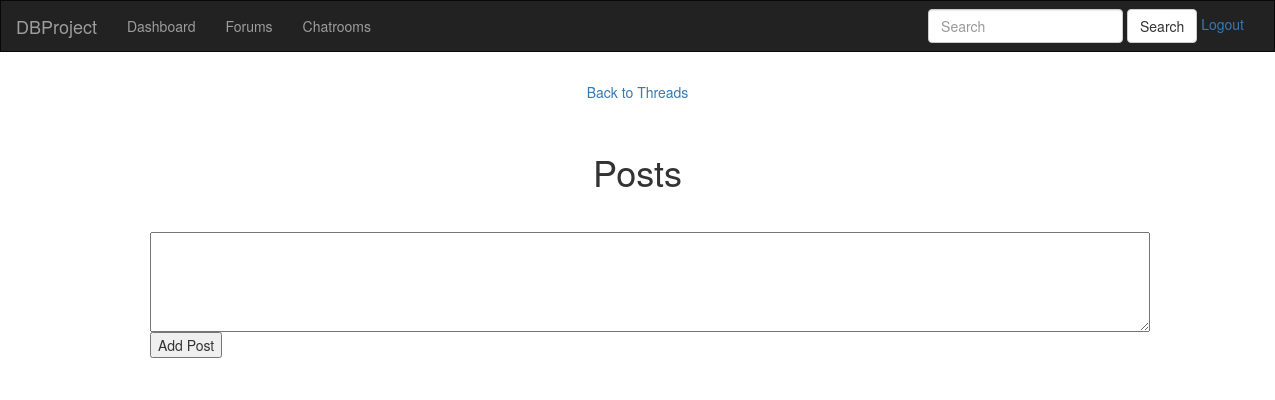
Page /userPosts.php?id=4&forum=2 (signed in) on the earlier database version.
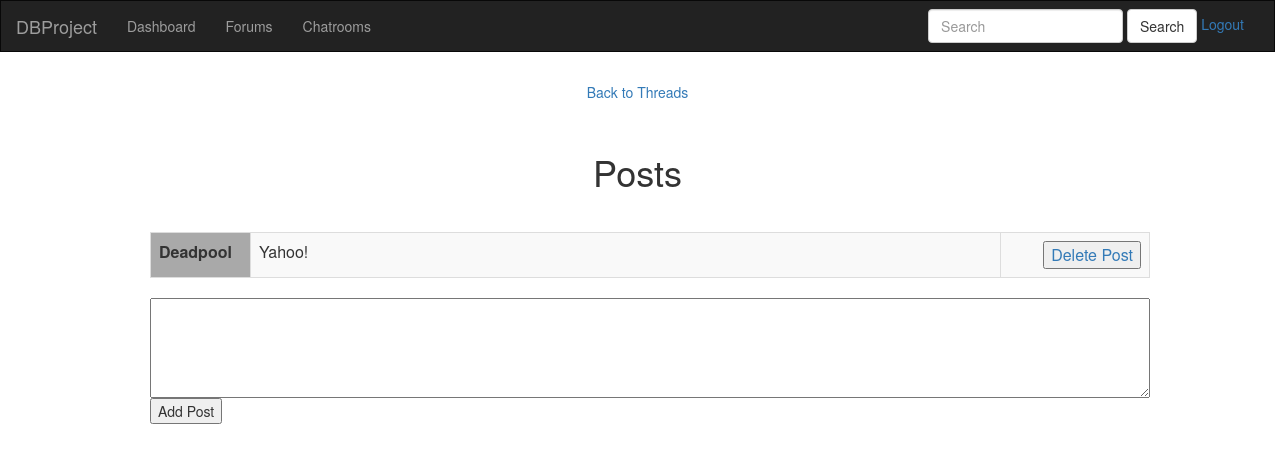
Same page on the later database version.
### tables this page shows
CREATE TABLE `Thread` (
  `forumNo` int(11) NOT NULL,
  `title` varchar(45) NOT NULL,
  `status` enum('open','closed') NOT NULL DEFAULT 'open',
  `createDate` datetime NOT NULL DEFAULT CURRENT_TIMESTAMP,
  `startUser` varchar(45) NOT NULL,
  `ranking` int(11) DEFAULT NULL,
  `threadID` int(11) NOT NULL AUTO_INCREMENT,
  KEY `forumNo_idx` (`forumNo`),
  KEY `startUser_idx` (`startUser`),
  KEY `threadID_idx` (`threadID`),
  CONSTRAINT `forumNo_k` FOREIGN KEY (`forumNo`) REFERENCES `Forum` (`ForumId`) ON DELETE NO ACTION ON UPDATE NO ACTION,
  CONSTRAINT `startUser_k` FOREIGN KEY (`startUser`) REFERENCES `User` (`Username`) ON DELETE NO ACTION ON UPDATE NO ACTION
);

CREATE TABLE `Post` (
  `postID` int(11) NOT NULL AUTO_INCREMENT,
  `threadNo` int(11) NOT NULL,
  `postText` longtext NOT NULL,
  `uploadDate` datetime DEFAULT NULL,
  `postUser` varchar(45) NOT NULL,
  KEY `postUser_idx` (`postUser`),
  KEY `postID_idx` (`postID`),
  CONSTRAINT `postUser_k` FOREIGN KEY (`postUser`) REFERENCES `User` (`Username`) ON DELETE NO ACTION ON UPDATE NO ACTION
);

### userPosts.php (the view, shortened to what this page needs)
<?php
include('header.php');
?>
<body>
  <div class="flex-container">
    <a id="backToThread" href="/Thread.php?id=<?php echo $_REQUEST['forum']?>">Back to Threads</a>
    <h1>Posts</h1>
    <div class="row">
      <div id="postarea" class="col-sm-12">
        <?php
        $stmt = $db->prepare("SELECT threadNo, postId, postUser, postText, uploadDate FROM Post WHERE threadNo = ?" );
        $stmt->bind_param("s", $_REQUEST['id']);
        $stmt->execute();
        $stmt->bind_result($threadNo, $postId, $postUser, $postText, $uploadDate);
        while ($stmt->fetch() == TRUE) {
          echo '
            <table class="table table-striped table-bordered table-hover">
              <tr>
              <td style="width:100px;background-color:darkgrey;"><strong>'.$postUser.'</strong></td>
              <td style="width:750px;">'.$postText.'</td>';
              if (($_SESSION['status'] == "admin") || ($_SESSION['status'] == "moderator")){
                echo '<td align="right"><button><a href="deletePost.php?id='.$postId.'&action=delete&forum='.$_REQUEST['forum'].'&thread='.$_REQUEST['id'].'">Delete Post</a></button>';
              }
          echo '</table>';
        }
        $stmt = $db->prepare("SELECT status FROM Thread WHERE threadID=?");
        $stmt->bind_param("s", $_REQUEST['id']);
        $stmt->execute();
        $stmt->bind_result($state);
        while ($stmt->fetch()){
          if ($state == "closed"){
            $stmt->close();
            $db->close();
            exit;
          }
          else {
            echo'
            <form method="post" action="add_post.php">
              <textarea name="postText" cols="45" rows="3" id="postText"></textarea>
              <input name="forum" type="hidden" value="'.$_REQUEST['forum'].'">
              <input name="thread" type="hidden" value="'.$_REQUEST['id'].'">
              <div class="pull-left">
                <input type="submit" name="submit" value="Add Post">
              </div>
            </form>
            ';
          }
        }
        ?>
      </div>
    </div>
  </div>
</body>

Differences in the rows shown:
added post: postUser "Deadpool", postText "Yahoo!"
